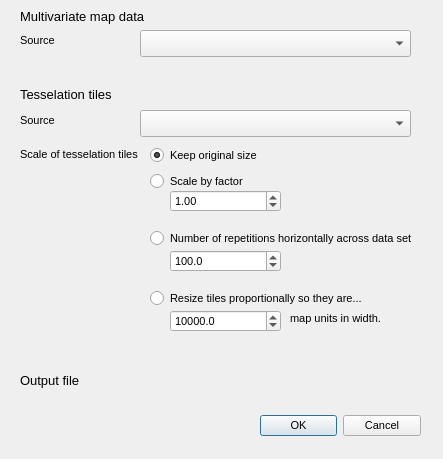
<?xml version="1.0" encoding="UTF-8"?>
<ui version="4.0">
 <class>colorweaverDialogBase</class>
 <widget class="QDialog" name="colorweaverDialogBase">
  <property name="geometry">
   <rect>
    <x>0</x>
    <y>0</y>
    <width>443</width>
    <height>459</height>
   </rect>
  </property>
  <property name="windowTitle">
   <string>Colorweaver</string>
  </property>
  <widget class="QDialogButtonBox" name="button_box">
   <property name="geometry">
    <rect>
     <x>260</x>
     <y>410</y>
     <width>161</width>
     <height>32</height>
    </rect>
   </property>
   <property name="font">
    <font>
     <pointsize>8</pointsize>
    </font>
   </property>
   <property name="orientation">
    <enum>Qt::Horizontal</enum>
   </property>
   <property name="standardButtons">
    <set>QDialogButtonBox::Cancel|QDialogButtonBox::Ok</set>
   </property>
  </widget>
  <widget class="QLabel" name="datasource_label">
   <property name="geometry">
    <rect>
     <x>20</x>
     <y>6</y>
     <width>151</width>
     <height>21</height>
    </rect>
   </property>
   <property name="font">
    <font>
     <pointsize>10</pointsize>
    </font>
   </property>
   <property name="text">
    <string>Multivariate map data</string>
   </property>
   <property name="scaledContents">
    <bool>true</bool>
   </property>
  </widget>
  <widget class="QLabel" name="tilesource_label">
   <property name="geometry">
    <rect>
     <x>20</x>
     <y>84</y>
     <width>111</width>
     <height>21</height>
    </rect>
   </property>
   <property name="font">
    <font>
     <pointsize>10</pointsize>
    </font>
   </property>
   <property name="text">
    <string>Tesselation tiles</string>
   </property>
   <property name="scaledContents">
    <bool>true</bool>
   </property>
  </widget>
  <widget class="QLabel" name="outputfile_label_">
   <property name="geometry">
    <rect>
     <x>20</x>
     <y>370</y>
     <width>61</width>
     <height>21</height>
    </rect>
   </property>
   <property name="font">
    <font>
     <pointsize>10</pointsize>
    </font>
   </property>
   <property name="text">
    <string>Output file</string>
   </property>
   <property name="scaledContents">
    <bool>true</bool>
   </property>
  </widget>
  <widget class="QgsFileWidget" name="outputfile_mQgsFileWidget">
   <property name="geometry">
    <rect>
     <x>90</x>
     <y>370</y>
     <width>331</width>
     <height>27</height>
    </rect>
   </property>
   <property name="font">
    <font>
     <pointsize>10</pointsize>
    </font>
   </property>
   <property name="storageMode">
    <enum>QgsFileWidget::SaveFile</enum>
   </property>
  </widget>
  <widget class="QgsMapLayerComboBox" name="datasource_mMapLayerComboBox">
   <property name="geometry">
    <rect>
     <x>140</x>
     <y>30</y>
     <width>271</width>
     <height>27</height>
    </rect>
   </property>
  </widget>
  <widget class="QgsMapLayerComboBox" name="tilesource_mMapLayerComboBox">
   <property name="geometry">
    <rect>
     <x>140</x>
     <y>110</y>
     <width>271</width>
     <height>27</height>
    </rect>
   </property>
  </widget>
  <widget class="QRadioButton" name="resize_button_KeepOriginal">
   <property name="geometry">
    <rect>
     <x>150</x>
     <y>147</y>
     <width>151</width>
     <height>16</height>
    </rect>
   </property>
   <property name="font">
    <font>
     <pointsize>8</pointsize>
    </font>
   </property>
   <property name="text">
    <string>Keep original size</string>
   </property>
   <property name="checked">
    <bool>true</bool>
   </property>
  </widget>
  <widget class="QRadioButton" name="resize_button_ScaleFactor">
   <property name="geometry">
    <rect>
     <x>150</x>
     <y>173</y>
     <width>141</width>
     <height>16</height>
    </rect>
   </property>
   <property name="font">
    <font>
     <pointsize>8</pointsize>
    </font>
   </property>
   <property name="text">
    <string>Scale by factor</string>
   </property>
  </widget>
  <widget class="QLabel" name="scale_of_tiles_label">
   <property name="geometry">
    <rect>
     <x>20</x>
     <y>146</y>
     <width>161</width>
     <height>16</height>
    </rect>
   </property>
   <property name="font">
    <font>
     <pointsize>8</pointsize>
    </font>
   </property>
   <property name="text">
    <string>Scale of tesselation tiles</string>
   </property>
   <property name="textFormat">
    <enum>Qt::PlainText</enum>
   </property>
   <property name="scaledContents">
    <bool>true</bool>
   </property>
  </widget>
  <widget class="QDoubleSpinBox" name="resize_ScaleFactor">
   <property name="geometry">
    <rect>
     <x>170</x>
     <y>190</y>
     <width>111</width>
     <height>22</height>
    </rect>
   </property>
   <property name="font">
    <font>
     <pointsize>8</pointsize>
    </font>
   </property>
   <property name="maximum">
    <double>10000000000000000905969664.000000000000000</double>
   </property>
   <property name="value">
    <double>1.000000000000000</double>
   </property>
  </widget>
  <widget class="QDoubleSpinBox" name="resize_Xdomain_repetitions">
   <property name="geometry">
    <rect>
     <x>170</x>
     <y>250</y>
     <width>111</width>
     <height>22</height>
    </rect>
   </property>
   <property name="font">
    <font>
     <pointsize>8</pointsize>
    </font>
   </property>
   <property name="decimals">
    <number>1</number>
   </property>
   <property name="maximum">
    <double>10000000000000000905969664.000000000000000</double>
   </property>
   <property name="value">
    <double>100.000000000000000</double>
   </property>
  </widget>
  <widget class="QRadioButton" name="resize_button_Xdomain_repetitions">
   <property name="geometry">
    <rect>
     <x>150</x>
     <y>230</y>
     <width>271</width>
     <height>16</height>
    </rect>
   </property>
   <property name="font">
    <font>
     <pointsize>8</pointsize>
    </font>
   </property>
   <property name="text">
    <string>Number of repetitions horizontally across data set</string>
   </property>
  </widget>
  <widget class="QLabel" name="tilesource_label_2">
   <property name="geometry">
    <rect>
     <x>20</x>
     <y>110</y>
     <width>111</width>
     <height>21</height>
    </rect>
   </property>
   <property name="font">
    <font>
     <pointsize>8</pointsize>
    </font>
   </property>
   <property name="text">
    <string>Source</string>
   </property>
   <property name="scaledContents">
    <bool>true</bool>
   </property>
  </widget>
  <widget class="QLabel" name="datasource_label_2">
   <property name="geometry">
    <rect>
     <x>20</x>
     <y>30</y>
     <width>151</width>
     <height>21</height>
    </rect>
   </property>
   <property name="font">
    <font>
     <pointsize>8</pointsize>
    </font>
   </property>
   <property name="text">
    <string>Source</string>
   </property>
   <property name="scaledContents">
    <bool>true</bool>
   </property>
  </widget>
  <widget class="QDoubleSpinBox" name="resize_Xdomain_to_given_size">
   <property name="geometry">
    <rect>
     <x>170</x>
     <y>310</y>
     <width>111</width>
     <height>22</height>
    </rect>
   </property>
   <property name="font">
    <font>
     <pointsize>8</pointsize>
    </font>
   </property>
   <property name="decimals">
    <number>1</number>
   </property>
   <property name="maximum">
    <double>10000000000000000905969664.000000000000000</double>
   </property>
   <property name="value">
    <double>10000.000000000000000</double>
   </property>
  </widget>
  <widget class="QRadioButton" name="resize_button_Xdomain_to_given_size">
   <property name="geometry">
    <rect>
     <x>150</x>
     <y>290</y>
     <width>271</width>
     <height>16</height>
    </rect>
   </property>
   <property name="font">
    <font>
     <pointsize>8</pointsize>
    </font>
   </property>
   <property name="text">
    <string>Resize tiles proportionally so they are...</string>
   </property>
  </widget>
  <widget class="QLabel" name="tiles_mapwidth_label">
   <property name="geometry">
    <rect>
     <x>290</x>
     <y>310</y>
     <width>161</width>
     <height>16</height>
    </rect>
   </property>
   <property name="font">
    <font>
     <pointsize>8</pointsize>
    </font>
   </property>
   <property name="text">
    <string>map units in width.</string>
   </property>
   <property name="textFormat">
    <enum>Qt::PlainText</enum>
   </property>
   <property name="scaledContents">
    <bool>true</bool>
   </property>
  </widget>
 </widget>
 <customwidgets>
  <customwidget>
   <class>QgsFileWidget</class>
   <extends>QWidget</extends>
   <header>qgsfilewidget.h</header>
  </customwidget>
  <customwidget>
   <class>QgsMapLayerComboBox</class>
   <extends>QComboBox</extends>
   <header>qgsmaplayercombobox.h</header>
  </customwidget>
 </customwidgets>
 <resources/>
 <connections>
  <connection>
   <sender>button_box</sender>
   <signal>accepted()</signal>
   <receiver>colorweaverDialogBase</receiver>
   <slot>accept()</slot>
   <hints>
    <hint type="sourcelabel">
     <x>20</x>
     <y>20</y>
    </hint>
    <hint type="destinationlabel">
     <x>20</x>
     <y>20</y>
    </hint>
   </hints>
  </connection>
  <connection>
   <sender>button_box</sender>
   <signal>rejected()</signal>
   <receiver>colorweaverDialogBase</receiver>
   <slot>reject()</slot>
   <hints>
    <hint type="sourcelabel">
     <x>20</x>
     <y>20</y>
    </hint>
    <hint type="destinationlabel">
     <x>20</x>
     <y>20</y>
    </hint>
   </hints>
  </connection>
 </connections>
</ui>
